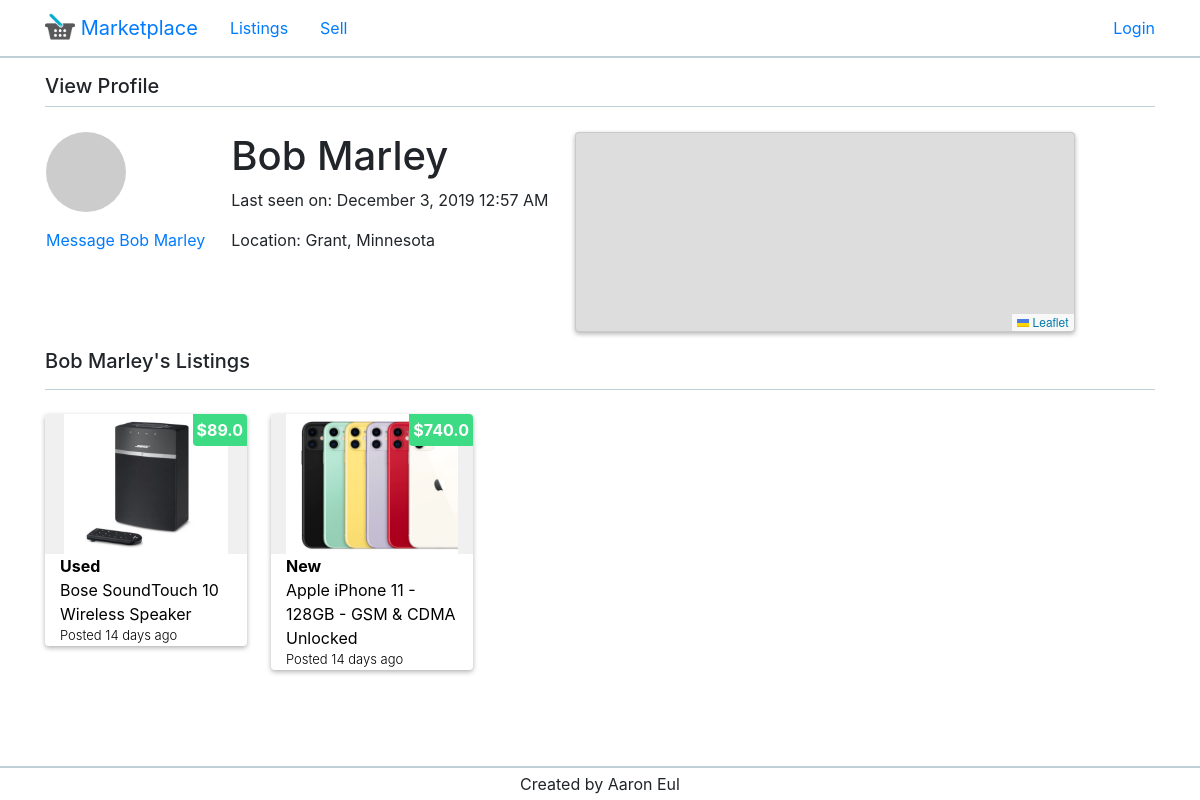
The page /user/2 on the database as committed earlier.
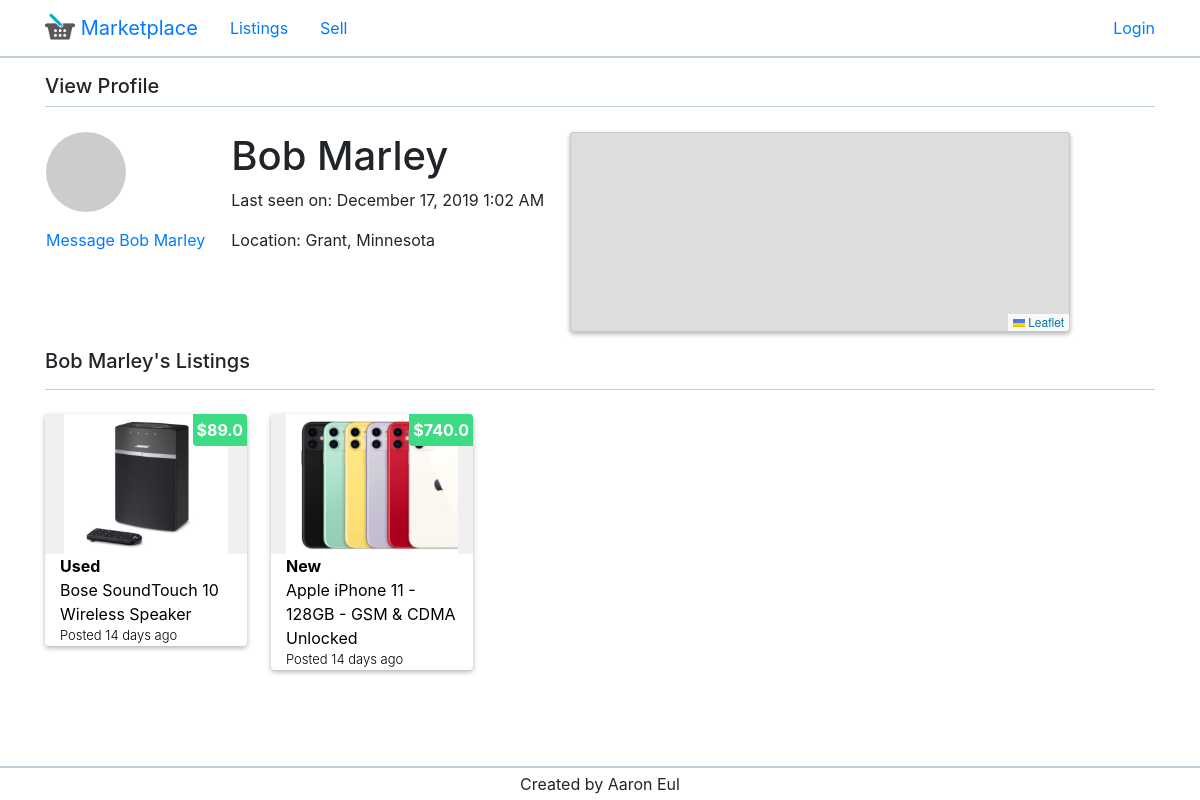
The same page on the database as committed later.
### app/models.py (models this page shows, shortened)
class User(UserMixin, db.Model):
    id = db.Column(db.Integer, primary_key=True)
    name = db.Column(db.String(30))
    email = db.Column(db.String(120), index=True, unique=True)
    password_hash = db.Column(db.String(128))
    state = db.Column(db.String(20))
    city = db.Column(db.String(50))
    listings = db.relationship('Listing', backref='author', lazy='dynamic')
    last_seen = db.Column(db.DateTime, default=datetime.utcnow)
    def avatar(self, size):
        digest = md5(self.email.lower().encode('utf-8')).hexdigest()
        return 'https://www.gravatar.com/avatar/{}?d=identicon&s={}'.format(digest, size)

class Listing(db.Model):
    id = db.Column(db.Integer, primary_key=True)
    title = db.Column(db.String(100))
    price = db.Column(db.String(20))  # number db.Float
    condition = db.Column(db.String(10))
    body = db.Column(db.String(300))
    timestamp = db.Column(db.DateTime, index=True, default=datetime.utcnow)
    user_id = db.Column(db.Integer, db.ForeignKey('user.id'))

class Image(db.Model):
    id = db.Column(db.Integer, primary_key=True)
    name = db.Column(db.String(100))
    extension = db.Column(db.String(100))
    instance = db.Column(db.Integer)
    src = db.Column(db.String(100))
    listing_id = db.Column(db.Integer, db.ForeignKey('listing.id'))

### app/routes.py (the view)
@app.route('/user/<id>')
def user(id):
    _user = User.query.filter_by(id=id).first_or_404()
    listings = Listing.query.filter_by(user_id=_user.id).order_by(Listing.timestamp.desc()).all()
    favorite_listings = []
    if _user == current_user:
        favorites = Favorite.query.filter_by(user_id=current_user.id).all()
        for fav in favorites:
            _listing = Listing.query.filter_by(id=fav.listing_id).first()
            favorite_listings.append(_listing)
    images = {}
    for _listing in listings:
        images[_listing.id] = Image.query.filter_by(listing_id=_listing.id).first()
    return render_template('user.html', user=_user, listings=listings, images=images, title='View Profile', user_info=False, favorites=favorite_listings)

### app/routes.py (called while the page is built)
@app.before_request
def before_request():
    if current_user.is_authenticated:
        current_user.last_seen = datetime.utcnow()
        db.session.commit()

### app/templates/user.html (shortened to what this page needs)
{% extends "base.html" %}
{% block app_content %}
    <link rel="stylesheet" href="https://unpkg.com/leaflet@1.6.0/dist/leaflet.css"
/>
    <table id="user-table">
        <tr valign="top">
            <td class="mr-4">
                <img class="profile-image" src="{{ user.avatar(128) }}">
                {% if user == current_user %}
                    <p class="mt-3 mb-0"><a href="{{ url_for('edit_profile') }}">Edit your profile</a></p>
                {% else %}
                    <p class="mt-3 mb-0"><a href="{{ url_for('message', id=user.id) }}">Message {{ user.name }}</a></p>
                {% endif %}
            </td>
            <td class="mr-4">
                <h1>{{ user.name }}</h1>
                {% if user.last_seen %}
                    <p>Last seen on: {{ moment(user.last_seen).format('LLL') }}</p>
                {% endif %}
                <p>Location: {{ user.city }}, {{ user.state }}</p>
            </td>
            <td>
                <div id="map"></div>
            </td>
        </tr>
    </table>
    {% if listings %}
    <div class="title-container mt-3 mb-4">
        <h5 class="mt-3 mb-3">
            {% if user == current_user %}
                My
            {% else %}
                {{ user.name }}'s
            {% endif %}
            Listings
        </h5>
    </div>
    {% endif %}
    {% include "_listings.html" %}
{% endblock %}

### app/templates/base.html (shortened to what this page needs)
{% extends "bootstrap_base.html" %}
{% block navbar %}
    <nav class="navbar">
        <div class="container">
            <ul class="nav navbar-left">
                <li class="nav-item">
                    <a class="navbar-brand" href="{{ url_for('index') }}">
                        <img src="../static/assets/logo2.png" width="30" height="30" class="d-inline-block align-top" alt="">
                        Marketplace
                    </a>
                </li>
                <li class="nav-item">
                    <a class="nav-link" href="{{ url_for('index') }}">Listings</a>
                </li>
                <li class="nav-item">
                    <a class="nav-link" href="{{ url_for('new_listing') }}">Sell</a>
                </li>
            </ul>
            <ul class="nav navbar-right">
                {% if current_user.is_anonymous %}
                <li class="nav-item"><a href="{{ url_for('login') }}">Login</a></li>
                {% else %}
                <li class="nav-item"><a class="nav-link"  href="{{ url_for('user', id=current_user.id) }}">Profile</a></li>
                <li class="nav-item"><a class="nav-link"  href="{{ url_for('logout') }}">Logout</a></li>
                {% endif %}
            </ul>
        </div>
    </nav>
    <div class="container mt-3 mb-4">
        <div class="title-container">
            <h5>{{ title }}</h5>
        </div>
    </div>
{% endblock %}
{% block styles %}
    <link rel="stylesheet" href="../static/style/style.css">
{% endblock %}
{% block content %}
    <div class="container pb-5">
        {% block app_content %}{% endblock %}
    </div>
{% endblock %}
{% block footer %}
    <footer>
        <div class="container footer">
            <p class="mt-1 mb-1">Created by Aaron Eul</p>
        </div>
    </footer>
{% endblock %}

### app/templates/bootstrap_base.html (shortened to what this page needs)
<!doctype html>
<html lang="en">
  <head>
    <link rel="stylesheet" href="https://maxcdn.bootstrapcdn.com/bootstrap/4.0.0/css/bootstrap.min.css">
    {% block styles %}
    {% endblock %}
  </head>
  <body>
    {% block navbar %}
    {% endblock %}
    {% block content %}
    {% endblock %}
    {% block footer %}
    {% endblock %}
  </body>
</html>

### app/templates/_listings.html
<div id="listings" class="d-flex flex-row flex-wrap mt-3" onload="init()">
    {% for listing in listings %}
        {% include "_listing.html" %}
    {% endfor %}
</div>

### app/templates/_listing.html (shortened to what this page needs)
<div class="listing mb-4 ml-4">
    <a class="listing-a" href="{{ url_for('listing', id=listing.id) }}">
        <div class="price p-1">${{ listing.price }}</div>
        <div class="container-fluid image-container">
            <div>
                <img height="140" width="auto" src="../static/listing_images/{{ images[listing.id].src }}"/>
            </div>
        </div>
    </a>
    <div class="container-fluid">
        <a class="listing-a" href="{{ url_for('listing', id=listing.id) }}">
            <p class="condition m-0">{{ listing.condition }}</p>
            <p class="m-0">{{ listing.title }}</p>
            <p class="m-0 time-created">Posted {{ moment(listing.timestamp).fromNow() }}</p>
        </a>
    </div>
</div>

### app/static/style/style.css (style rules this page uses)
.profile-image { border-radius: 50%; }
#listings { margin-left: -1.5rem; align-items: flex-start; }
#user-table td { display: inline-block; }
#map { width: 500px; height: 200px; overflow: hidden; box-shadow: 0 2px 5px rgba(0,0,0,0.3); border-radius: 4px; border: solid 1px #80808038; }
.listing { width: 202px; background: #fff; box-shadow: 0 2px 5px rgba(0,0,0,0.3); border-radius: 4px; position: relative; }
.listing a { color: black; text-decoration: none; }
.condition { font-weight: 700; }
.time-created { font-size: small; font-weight: 300; }
.image-container { background: #f0f0f0; height: 140px; text-align: center; }
.image-container > div { width: 100%; height: 100%; overflow: hidden; }
.price { position: absolute; right: 0; background: #3ddc84; border-bottom-left-radius: 4px; border-top-right-radius: 4px; color: white; font-weight: bold; text-align: center; }
.footer > p { text-align: center; }
.title-container { border-bottom: #bfd0d8 solid 1px; }
nav { border-bottom: #bfd0d8 solid 2px; }
footer { border-top: #bfd0d8 solid 2px; position: fixed; bottom: 0; width: 100%; background: white; }

Rows that differ between the two databases and show on the page:
changed User "Bob Marley": last_seen "December 3, 2019 12:57 AM" → "December 17, 2019 1:02 AM"
